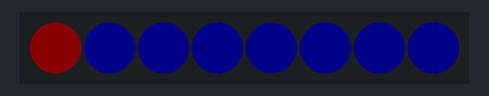
Recording of a sketch running on a simulated Arduino Uno, built with avr-gcc and run on an emulated ATmega328P. On the bench: 8 RGB LEDs in strip order, left to right. Dim RGB values are drawn brighter than linear.

Above: at 0.05 s.
At 0.45 s:
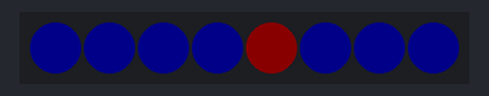
At 0.8 s:
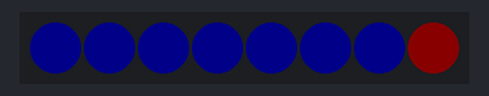
At 1.35 s:
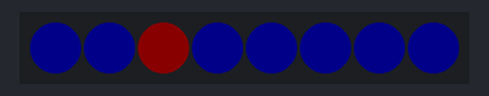
At 1.96 s:
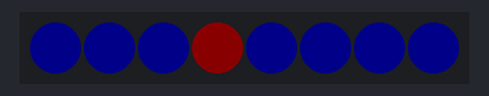
Timing chart, 0 to 40.0 s (numbered marks = the images above):
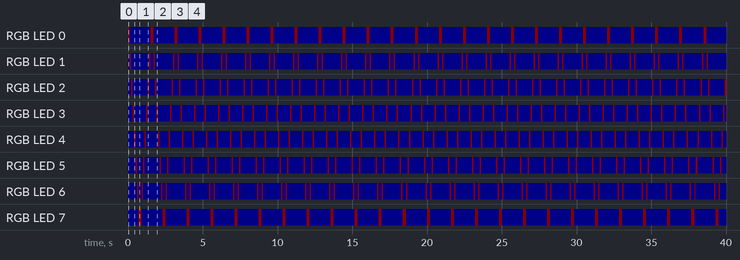

Measured:
- by itself, RGB LED 0: repeats every 1.6 s: RGB(0, 0, 10) 1.4 s, RGB(10, 0, 0) 0.20 s
- by itself, RGB LED 1: repeats every 1.6 s: RGB(10, 0, 0) 0.10 s, RGB(0, 0, 10) 1.2 s, RGB(10, 0, 0) 0.10 s, RGB(0, 0, 10) 0.20 s
- by itself, RGB LED 2: repeats every 1.6 s: RGB(10, 0, 0) 0.10 s, RGB(0, 0, 10) 1.0 s, RGB(10, 0, 0) 0.10 s, RGB(0, 0, 10) 0.40 s
- by itself, RGB LED 3: repeats every 1.6 s: RGB(10, 0, 0) 0.10 s, RGB(0, 0, 10) 0.80 s, RGB(10, 0, 0) 0.10 s, RGB(0, 0, 10) 0.60 s
- by itself, RGB LED 4: repeats every 1.6 s: RGB(10, 0, 0) 0.10 s, RGB(0, 0, 10) 0.60 s, RGB(10, 0, 0) 0.10 s, RGB(0, 0, 10) 0.80 s
- by itself, RGB LED 5: repeats every 1.6 s: RGB(10, 0, 0) 0.10 s, RGB(0, 0, 10) 0.40 s, RGB(10, 0, 0) 0.10 s, RGB(0, 0, 10) 1.0 s
- by itself, RGB LED 6: repeats every 1.6 s: RGB(10, 0, 0) 0.10 s, RGB(0, 0, 10) 0.20 s, RGB(10, 0, 0) 0.10 s, RGB(0, 0, 10) 1.2 s
- by itself, RGB LED 7: repeats every 1.6 s: RGB(10, 0, 0) 0.20 s, RGB(0, 0, 10) 1.4 s

The sketch:

09f_Neopixel_lewo_prawo.ino
```cpp
#include <Adafruit_NeoPixel.h>

#define PIN 6 // Podłączenie do pin 6
#define NUM 8 // Ile diod ma nasz pasek

// Stworzenie instancji o nazwie pixels
Adafruit_NeoPixel pixels=Adafruit_NeoPixel(NUM,PIN,NEO_GRB+NEO_KHZ800);

void setup() {
  pixels.begin(); //Inicjalizacja biblioteki
  pixels.setBrightness(10); //Ustawienie jasnosci na 10
  for (int i=0; i<NUM; i++){
    pixels.setPixelColor(i,0,0,255); //Kolor niebieski
  }
  pixels.show();
}
int czas=100;
void loop() {
  for (int i=0; i<NUM; i++){
    pixels.setPixelColor(i,255,0,0); //Kolor czerwony
    pixels.setPixelColor(i-1,0,0,255); //Kolor niebieski
    pixels.show();
    delay(czas);
  }
  for (int i=NUM-1; i>=0; i--){
    pixels.setPixelColor(i,255,0,0); //Kolor czerwony
    pixels.setPixelColor(i+1,0,0,255); //Kolor niebieski
    pixels.show();
    delay(czas);
  }
}
```
